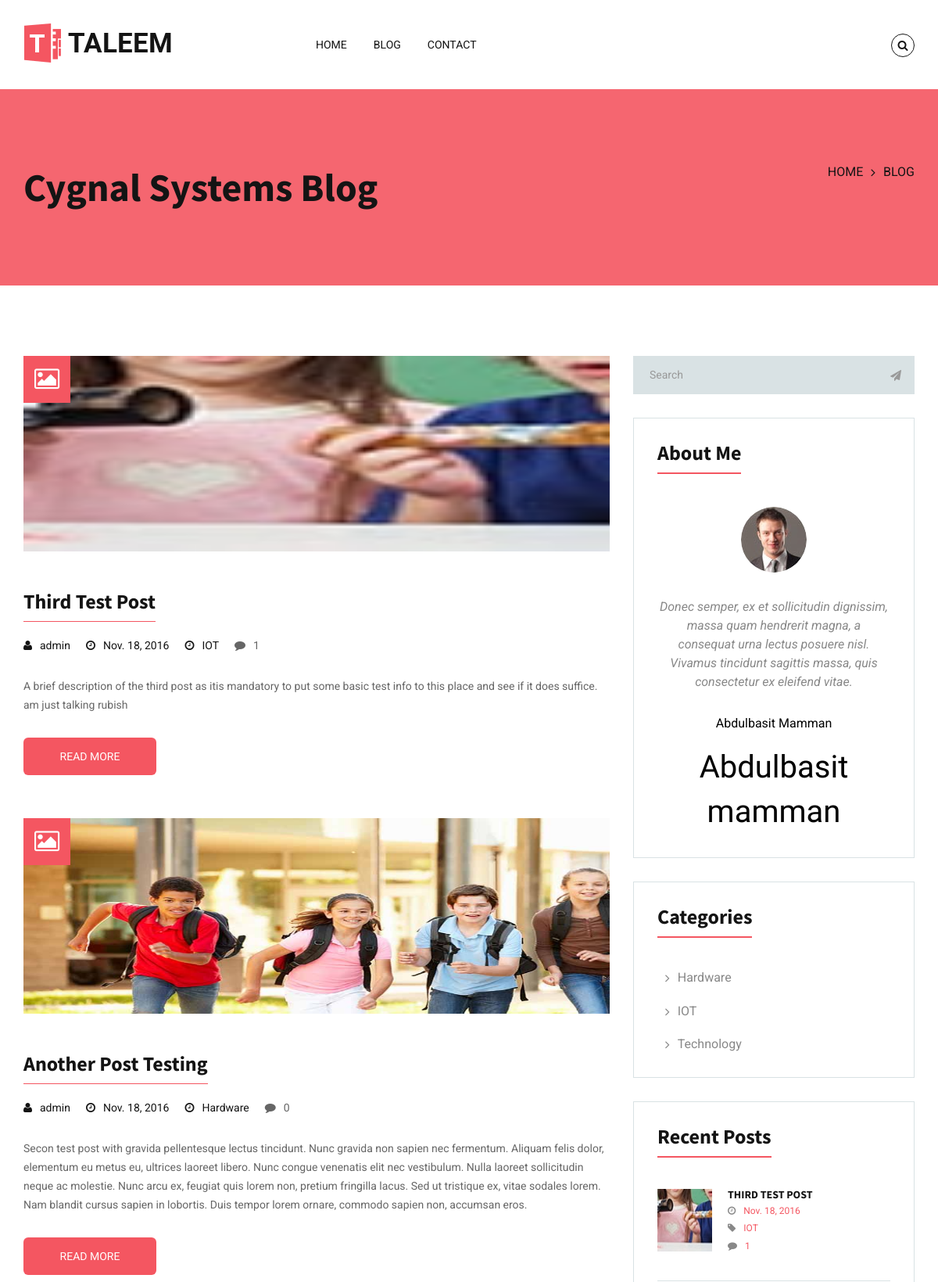
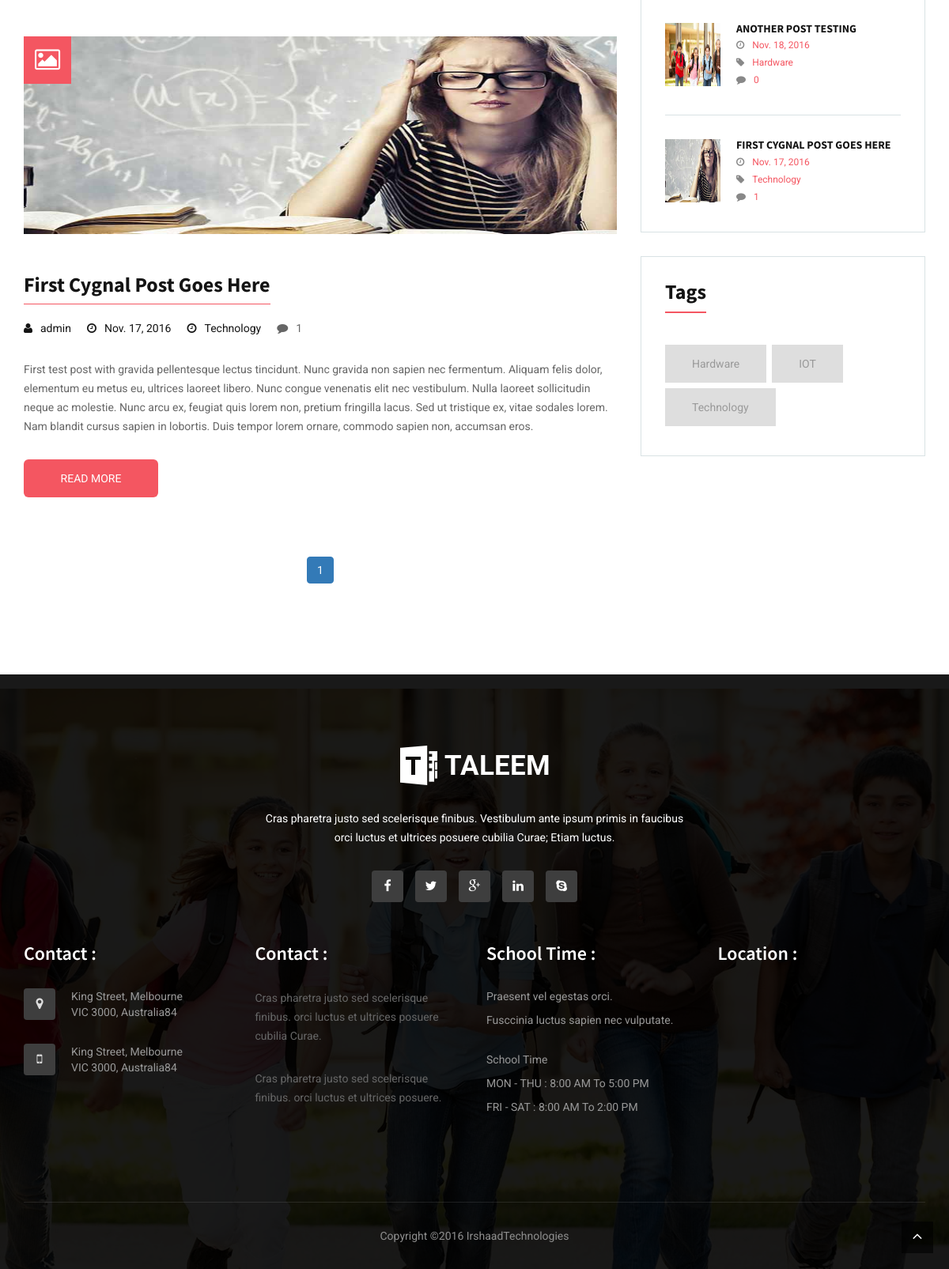
The page /app/blog/ on the database its author committed (2 pictures, top to bottom).
### blog/models.py (models this page shows, shortened)
class Posts(models.Model):
    title = models.CharField(max_length=150, unique=True, verbose_name='Post Title')
    slug = models.SlugField(max_length=150, unique=True, verbose_name='URL')
    date = models.DateField(auto_now=True)
    time = models.TimeField(auto_now=True)
    created_on = models.DateTimeField(auto_now_add=True)
    posted = models.DateTimeField(db_index=True, auto_now_add=True)
    meta_description = models.CharField(max_length=500, verbose_name='Meta Description', blank=True)
    meta_keywords = models.CharField(max_length=250, verbose_name='Meta Keywords', blank=True)
    body = models.TextField()
    category = models.ForeignKey(Categories)
    published = models.BooleanField(default=None)
    author = models.ForeignKey(User, null=True, blank=True)
    post_image = models.ImageField(upload_to='blog', verbose_name='News Post Headline Image')
    class Meta:
        ordering = ['-created_on']
        verbose_name_plural = "Posts"
    @permalink
    def get_absolute_url(self):
        return 'view_blog_post', None, {'slug': self.slug}

class Categories(models.Model):
    title = models.CharField(max_length=50, unique=True, db_index=True)
    slug = models.SlugField(max_length=50, unique=True, db_index=True)
    class Meta:
        ordering = ['title']
        verbose_name_plural = "Categories"
    def __str__(self):
        return '%s' % self.title
    @permalink
    def get_absolute_url(self):
        return 'view_blog_category', None, {'slug': self.slug}

### blog/views.py (the view)
def blog(request):
    categories = Categories.objects.all()
    posts = Posts.objects.all()
    page = request.GET.get('page', 1)
    paginator = Paginator(posts, 5)  # Show 25 contacts per page
    try:
        post = paginator.page(page)
    except PageNotAnInteger:
        post = paginator.page(1)
    except EmptyPage:
        post = paginator.page(paginator.num_pages)
    context_dict = {'categories': categories, 'posts': post}
    return render(request, 'blog/blog.html', context=context_dict)

### templates/blog/blog.html (shortened to what this page needs)
{%extends 'base.html' %}
{% load staticfiles %}
{% block header %}
{% include 'header.html' %}
{% endblock %}
{% block banner %}
<div class="parallax-window section-padding overlay-pink" data-image-src="images/inner-banner.jpg" data-parallax="scroll">
	<div class="container">
		<div class="page-heading">
			<h2>Cygnal Systems Blog</h2>
		</div>
		<div class="tc-bredcrum">
			<ul>
				<li><a href="/app/home/">Home</a></li>
				<li class="active"><a href="/app/blog/">Blog</a></li>
			</ul>
		</div>
	</div>
</div>
{% endblock %}
{% block main %}
<main class="main-content section-padding white-bg">
	<div class="container">
		<div class="row">
			<div class="col-lg-8 col-md-7 col-sm-6">
				<div class="Blog-full-width">
                    {% if posts %}
                        {% for post in posts %}
                            {% if post.published == True %}
					            <div class="full-width-post-holder">
                                    <div class="row">
                                        <div class="col-sm-12">
                                            <figure class="post-img">
                                                <a href="{{ post.get_absolute_url }}">
                                                    <img src="{{ MEDIA_URL }}{{ post.post_image.url }}" width="200" height="250" alt="{{ post.title }}">
                                                </a>
                                                <strong class="title-batch-left"><i class="fa fa-image"></i></strong>
                                            </figure>
                                        </div>
                                        <div class="col-sm-12">
                                            <div class="blog-post-detail">
                                                <div class="center-detail-inner">
                                                    <h3>{{ post.title }}</h3>
                                                    <div>
                                                        <ul class="meta-post">
                                                            <li><i class="fa fa-user"></i>{{ post.author }}</li>
                                                            <li><i class="fa fa-clock-o"></i>{{ post.date }}</li>
                                                            <li><i class="fa fa-clock-o"></i>{{ post.category }}</li>
                                                            <li>
                                                                <a href="{% url 'view_blog_post' slug=post.slug %}">
                                                                    <i class="fa fa-comment"></i>{{ post.comments.count }}
                                                                </a>
                                                            </li>
                                                        </ul>
                                                    </div>
                                                    <p>
                                                        {{ post.meta_description }}
                                                    </p>
                                                    <a class="pink-btn" href="{{ post.get_absolute_url }}">Read More</a>
                                                </div>
                                            </div>
                                        </div>
                                    </div>
					            </div>
                             {% endif %}
                        {% endfor %}
                        <div class="col-sm-12">
                            <div class="text-center">
                                <ul class="pagination">
                                    {% for i in posts.paginator.page_range %}
                                        {% if posts.number == i %}
                                            <li class="active"><a href="#">{{ i }}</a></li>
                                        {% else %}
                                            <li ><a href="?page={{ i }}">{{ i }}</a></li>
                                        {% endif %}
                                    {% endfor %}
                                </ul>
                            </div>
                        </div>
                    {% endif %}
				</div>
			</div>
			{% include 'aside.html' %}
		</div>
	</div>
</main>
{% endblock %}

### templates/base.html (shortened to what this page needs)
<!doctype html>
{% load staticfiles %}
<html class="no-js" lang="en">
<head>
<link rel="stylesheet" href="{% static 'css/icomoon.css' %}">
<link rel="stylesheet" href="{% static 'css/vendor/bootstrap.css' %}">
<link rel="stylesheet" href="{% static 'css/style.css' %}">
<link rel="stylesheet" href="{% static 'css/main.css' %}">
<link rel="stylesheet" href="{% static 'css/color-1.css' %}">
<link rel="stylesheet" href="{% static 'css/animate.css' %}">
<link rel="stylesheet" href="{% static 'css/font-awesome.min.css' %}">
<link rel="stylesheet" href="{% static 'css/responsive.css' %}">
<link rel="stylesheet" href="{% static 'css/transition.css' %}">
<link href="{% static 'switcher/switcher.css' %}" rel="stylesheet" type="text/css"/>
<link rel="stylesheet" id="skins" href="{% static 'css/default.css' %}" type="text/css" media="all">
</head>
<body>
<div class="wrapper">
	{% block header %}
	{% endblock %}
	{% block banner %}
	{% endblock %}
	{% block main %}
	{% endblock %}
	{% include 'footer.html' %}
</div>
<span id="scrollup" class="scrollup"><i class="fa fa-angle-up"></i></span>
</body>
</html>

### templates/header.html (shortened to what this page needs)
	<header id="header" class="inner-header sticky-2">
		<div class="container">
			<div class="logo-holder">
				<strong><a id="inner-logo" href="#"></a></strong>
			</div>
		    <nav class="navigation-holder">
			    <div class="collapse navbar-collapse" id="bs-example-navbar-collapse-1">
			      	<ul class="tc-navigation">
			      		<li>
				          	<a href="/app/">Home</a>
				        </li>
			      		<li>
				          	<a href="/app/blog/">blog</a>
				        </li>
			      		<li><a href="/app/contact/">contact</a></li>
			      	</ul>
			    </div>
		    </nav>
			<div class="cart-and-search">
				<ul>
					<li>
						<a href="#search"><i class="fa fa-search"></i></a>
					</li>
				</ul>
			</div>
		</div>
	</header>

### templates/aside.html (shortened to what this page needs)
{% load staticfiles %}
<aside class="col-lg-4 col-md-5 col-sm-6">
    <div class="search-bar-holder">
        <div class="search-bar">
            <input type="text" class="form-control"  placeholder="Search" >
            <button type="submit">
                <span class="fa fa-paper-plane"></span>
            </button>
        </div>
    </div>
    <div class="aside-widget">
        <h3>About Me</h3>
        <div class="aside-admin-detail">
            <span class="admin-img"><img src="{% static 'images/admin-img/img-01.jpg' %}" alt="img-01"></span>
            <p>Donec semper, ex et sollicitudin dignissim, massa quam hendrerit magna, a consequat urna lectus posuere nisl. Vivamus tincidunt sagittis massa, quis consectetur ex eleifend vitae.</p>
            <span class="arthor-name">Abdulbasit Mamman</span>
            <span class="arthor-signature">Abdulbasit mamman</span>
        </div>
    </div>
    <div class="aside-widget">
        <h3>Categories</h3>
        <div class="categories-list">
            <ul>
                {% if categories %}
                    {% for category in categories %}
                        <li><a href="{{ category.get_absolute_url }}">{{ category.title }}</a></li>
                    {% endfor %}
                {% else %}
                    <li><a href="#">Category Empty</a></li>
                {% endif %}
            </ul>
        </div>
    </div>
    <div class="aside-widget">
        <h3>Recent Posts</h3>
        {% if posts %}
            <div class="recent-post">
                <ul>
                    {% for post in posts %}
                        {% if post.published == True %}
                            <li>
                                <span class="recent-post-img"><img src="{{ MEDIA_URL }}{{ post.post_image.url }}" width="70" height="80" alt="img-01"></span>
                                <div class="recent-post-detail">
                                    <h5><a href="{{ post.get_absolute_url }}">{{ post.title }}</a></h5>
                                    <span class="recent-post-date"><i class="fa fa-clock-o"></i>{{ post.date }}</span>
                                    <span class="recent-post-date"><i class="fa fa-tag"></i>{{ post.category }}</span>
                                    <span class="recent-post-date"><i class="fa fa-comment"></i>{{ post.comments.count }}</span>
                                </div>
                            </li>
                        {% endif %}
                    {% endfor %}
                </ul>
            </div>
        {% endif %}
    </div>
    <div class="aside-widget">
        <h3>Tags</h3>
        <div class="tags-list">
            <ul>
                {% if categories %}
                    {% for category in categories %}
                        <li><a href="{{ category.get_absolute_url }}">{{ category.title }}</a></li>
                    {% endfor %}
                {% else %}
                    <li><a href="#">Category Empty</a></li>
                {% endif %}
            </ul>
        </div>
    </div>
</aside>

### templates/footer.html
{% load staticfiles %}
	<footer id="footer" class="footer overlay-dark">
		<div class="container">
			<div class="footer-logo-sec">
				<div class="footer-logo-inner">
					<a class="footer-logo" href="#"><img src="{% static 'images/logo.png' %}" alt="logo"></a>
					<p>Cras pharetra justo sed scelerisque finibus. Vestibulum ante ipsum primis in faucibus
					<span>orci luctus et ultrices posuere cubilia Curae; Etiam luctus.</span></p>
					<ul class="social-icons">
						<li><a href="#"><i class="fa fa-facebook"></i></a></li>
						<li><a href="#"><i class="fa fa-twitter"></i></a></li>
						<li><a href="#"><i class="fa fa-google-plus"></i></a></li>
						<li><a href="#"><i class="fa fa-linkedin"></i></a></li>
						<li><a href="#"><i class="fa fa-skype"></i></a></li>
					</ul>
				</div>
			</div>
			<div class="row">
				<div class="footer-columns">
					<div class="col-lg-3 col-md-3 col-sm-6 col-xs-6 r-full-width">
						<div class="footer-column">
							<h4>Contact :</h4>
							<div class="contact-widget">
								<div class="location">
									<span class="location-icon"><i class="fa fa-map-marker"></i></span>
									<div>
										<p>King Street, Melbourne</p>
										<p>VIC 3000, Australia84</p>
									</div>
								</div>
							</div>
							<div class="contact-widget">
								<div class="location">
									<span class="location-icon"><i class="fa fa-mobile"></i></span>
									<div>
										<p>King Street, Melbourne</p>
										<p>VIC 3000, Australia84</p>
									</div>
								</div>
							</div>
						</div>
					</div>
					<div class="col-lg-3 col-md-3 col-sm-6 col-xs-6 r-full-width">
						<div class="footer-column">
							<h4>Contact :</h4>
							<p>
                                Cras pharetra justo sed scelerisque finibus.
					            <span>orci luctus et ultrices posuere cubilia Curae.</span>
                            </p>
                            <p>
                                Cras pharetra justo sed scelerisque finibus.
					            <span>orci luctus et ultrices posuere.</span>
                            </p>
						</div>
					</div>
					<div class="col-lg-3 col-md-3 col-sm-6 col-xs-6 r-full-width">
						<div class="footer-column">
							<h4>School Time :</h4>
							<ul class="school-timing">
								<li>Praesent vel egestas orci.</li>
								<li>Fusccinia luctus sapien nec vulputate.</li>
								<li>School Time</li>
								<li>MON - THU :  8:00 AM To 5:00 PM</li>
								<li>FRI - SAT : 8:00 AM To 2:00 PM</li>
							</ul>
						</div>
					</div>
					<div class="col-lg-3 col-md-3 col-sm-6 col-xs-6 r-full-width">
						<div class="footer-column">
							<h4>Location :</h4>
							<div id="location-map" class="location-map"></div>
						</div>
					</div>
				</div>
			</div>
			<div class="copy-rights">
				<p>Copyright ©2016 IrshaadTechnologies</p>
			</div>
		</div>
	</footer>

### rows shown on the page
Posts: post_image (picture), title "Third Test Post", author "admin", date "Nov. 18, 2016", category "IOT", comments.count "1", meta_description "A brief description of the third post as itis mandatory to put some basic test info to this place and see if it does suffice. am just talking rubish", title "THIRD TEST POST"
Posts: post_image (picture), title "Another Post Testing", author "admin", date "Nov. 18, 2016", category "Hardware", comments.count "0", meta_description "Secon test post with gravida pellentesque lectus tincidunt. Nunc gravida non sapien nec fermentum. Aliquam felis dolor, elementum eu metus eu, ultrices laoreet libero. Nunc congue venenatis elit nec vestibulum. Nulla laoreet sollicitudin neque ac molestie. Nunc arcu ex, feugiat quis lorem non, pretium fringilla lacus. Sed ut tristique ex, vitae sodales lorem. Nam blandit cursus sapien in lobortis. Duis tempor lorem ornare, commodo sapien non, accumsan eros.", title "ANOTHER POST TESTING"
Posts: post_image (picture), title "First Cygnal Post Goes Here", author "admin", date "Nov. 17, 2016", category "Technology", comments.count "1", meta_description "First test post with gravida pellentesque lectus tincidunt. Nunc gravida non sapien nec fermentum. Aliquam felis dolor, elementum eu metus eu, ultrices laoreet libero. Nunc congue venenatis elit nec vestibulum. Nulla laoreet sollicitudin neque ac molestie. Nunc arcu ex, feugiat quis lorem non, pretium fringilla lacus. Sed ut tristique ex, vitae sodales lorem. Nam blandit cursus sapien in lobortis. Duis tempor lorem ornare, commodo sapien non, accumsan eros.", title "FIRST CYGNAL POST GOES HERE"
Categories: title "Hardware"
Categories: title "IOT"
Categories: title "Technology"

### other values the page prints
{{ i }} "1"
